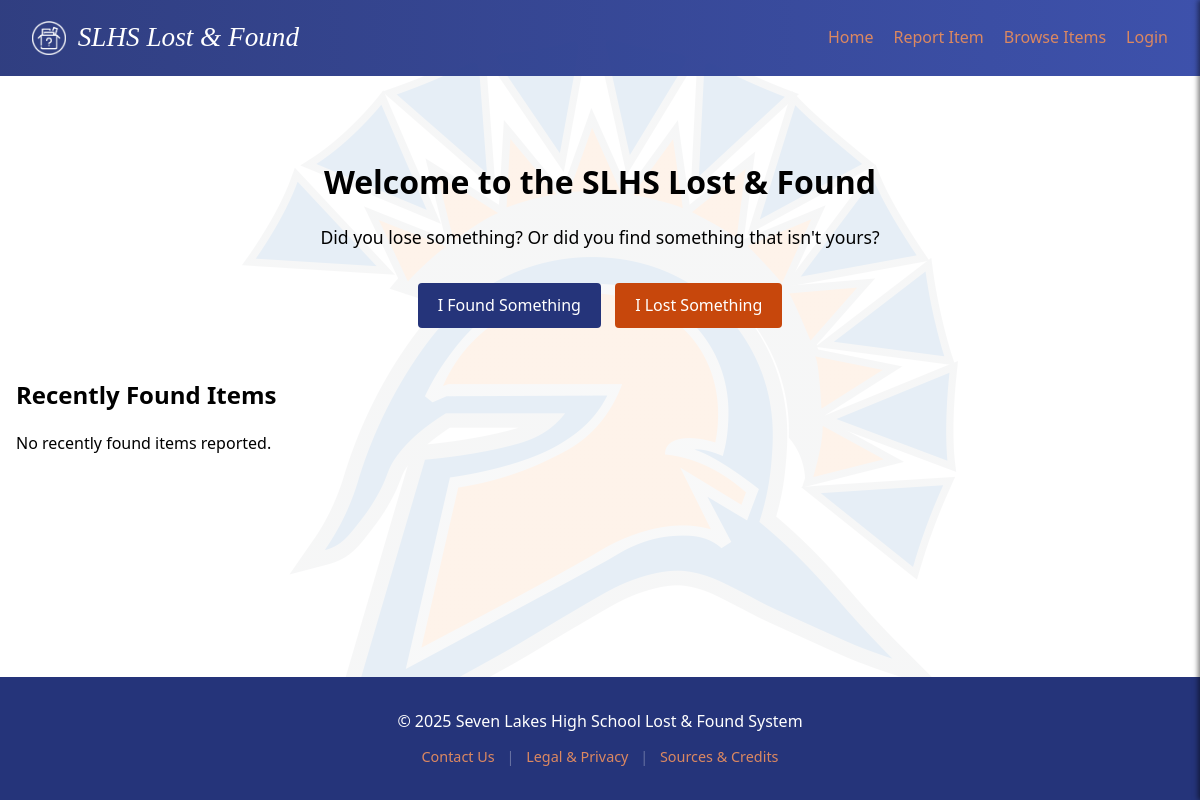
Before: / with the older database file.
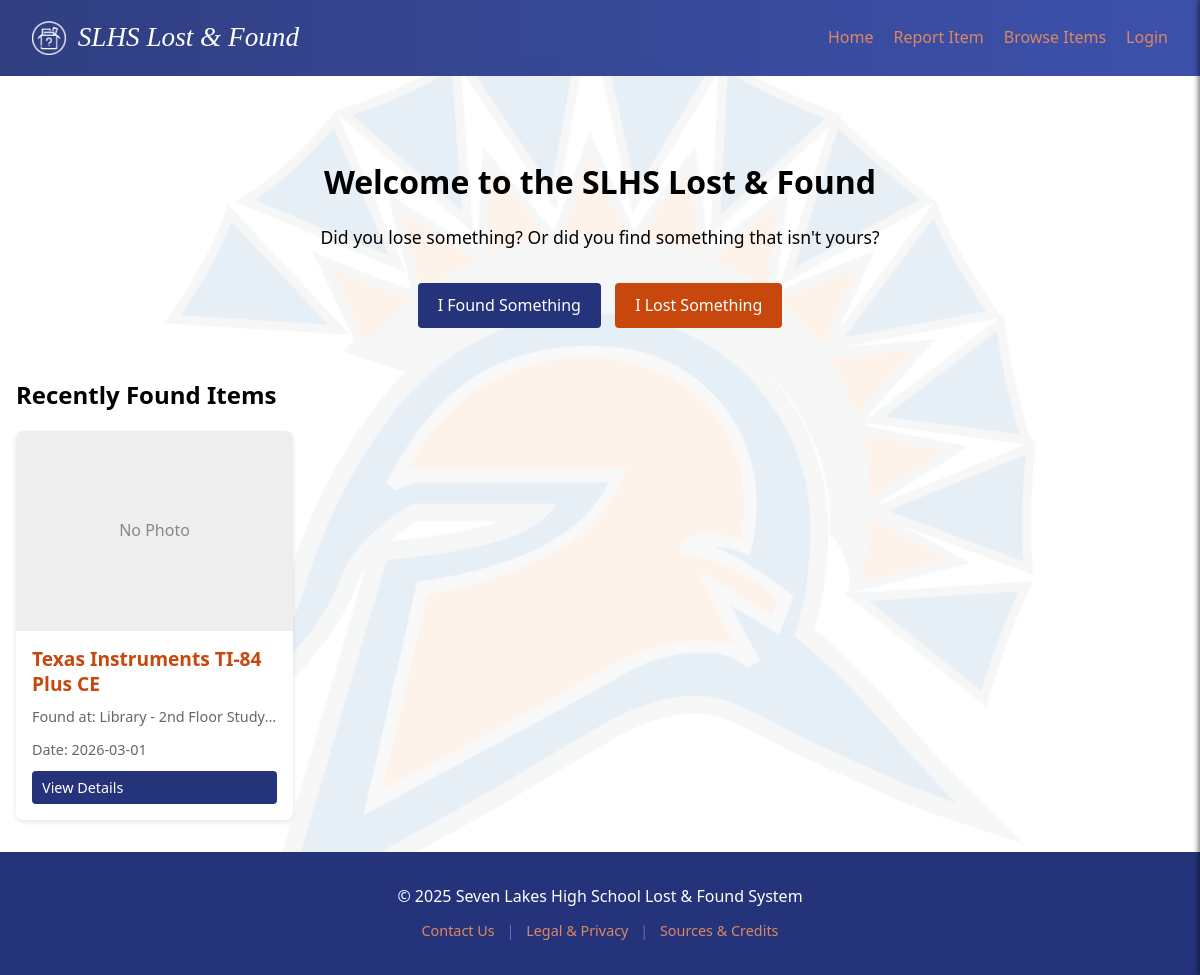
After: the same page with the newer database file.
### tables this page shows
CREATE TABLE items (
                id INTEGER PRIMARY KEY AUTOINCREMENT,
                report_type TEXT NOT NULL DEFAULT 'found',
                title TEXT NOT NULL,
                description TEXT NOT NULL,
                location TEXT NOT NULL,
                date_found TEXT NOT NULL,
                contact_info TEXT NOT NULL, 
                image_file TEXT,
                status TEXT DEFAULT 'pending' 
            );

### app.py (the view)
@app.route('/')
def index():
    db = get_db()
    items = db.execute('SELECT * FROM items WHERE status = "approved" AND report_type = "found" ORDER BY id DESC LIMIT 3').fetchall()
    return render_template('index.html', items=items)

### app.py (called while the page is built)
def get_db():
    db = getattr(g, '_database', None)
    if db is None:
        db = g._database = sqlite3.connect(DATABASE)
        db.row_factory = sqlite3.Row  # Access columns by name
    return db

@app.teardown_appcontext
def close_connection(exception):
    db = getattr(g, '_database', None)
    if db is not None:
        db.close()

### templates/index.html
{% extends 'base.html' %}
{% block content %}
<div style="text-align: center; padding: 3rem 0;">
    <h1>Welcome to the SLHS Lost & Found</h1>
    <p style="margin: 1rem 0 2rem 0; font-size: 1.1rem;">
        Did you lose something? Or did you find something that isn't yours?<br>
    </p>
    <div>
        <a href="{{ url_for('report', type='found') }}" class="btn">I Found Something</a>
        <a href="{{ url_for('report', type='lost') }}" class="btn" style="background-color: #c7470c; margin-left: 10px;">I Lost Something</a>
    </div>
</div>
<h2>Recently Found Items</h2>
<div class="item-grid">
    {% for item in items %}
    <div class="item-card">
        {% if item.image_file %}
            <img src="{{ url_for('static', filename='uploads/' + item.image_file) }}" alt="Photo of {{ item.title }}" class="item-image">
        {% else %}
            <div class="item-image" style="display:flex;align-items:center;justify-content:center;color:#888;">No Photo</div>
        {% endif %}
        <div class="item-details">
            <h3 class="item-title">{{ item.title }}</h3>
            <p class="meta">Found at: {{ item.location }}</p>
            <p class="meta">Date: {{ item.date_found }}</p>
            <a href="{{ url_for('item_detail', id=item.id) }}" class="btn" style="padding: 5px 10px; font-size: 0.9rem;">View Details</a>
        </div>
    </div>
    {% else %}
        <p>No recently found items reported.</p>
    {% endfor %}
</div>
{% endblock %}

Changed rows visible on the page:
added items: title "Texas Instruments TI-84 Plus CE", location "Library - 2nd Floor Study…", date_found "2026-03-01"
Other visible differences:
text no longer shown: "No recently found items reported."
